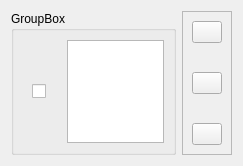
<?xml version="1.0" encoding="UTF-8"?>
<ui version="4.0">
 <class>ArgBase</class>
 <widget class="QWidget" name="ArgBase">
  <property name="enabled">
   <bool>true</bool>
  </property>
  <property name="geometry">
   <rect>
    <x>0</x>
    <y>0</y>
    <width>243</width>
    <height>166</height>
   </rect>
  </property>
  <property name="mouseTracking">
   <bool>false</bool>
  </property>
  <property name="windowTitle">
   <string>Form</string>
  </property>
  <property name="autoFillBackground">
   <bool>false</bool>
  </property>
  <layout class="QHBoxLayout" name="horizontalLayout">
   <item>
    <widget class="QGroupBox" name="groupBoxFormat">
     <property name="title">
      <string>GroupBox</string>
     </property>
     <layout class="QHBoxLayout" name="horizontalLayout_4">
      <item>
       <layout class="QHBoxLayout" name="horizontalLayout_3">
        <item>
         <widget class="QFrame" name="frameEnabled">
          <property name="maximumSize">
           <size>
            <width>40</width>
            <height>16777215</height>
           </size>
          </property>
          <property name="frameShape">
           <enum>QFrame::NoFrame</enum>
          </property>
          <property name="frameShadow">
           <enum>QFrame::Raised</enum>
          </property>
          <layout class="QVBoxLayout" name="verticalLayout_2">
           <item>
            <widget class="QCheckBox" name="checkBoxEnabled">
             <property name="text">
              <string/>
             </property>
            </widget>
           </item>
          </layout>
         </widget>
        </item>
        <item>
         <widget class="QWidget" name="widgetControl" native="true">
          <property name="sizePolicy">
           <sizepolicy hsizetype="MinimumExpanding" vsizetype="MinimumExpanding">
            <horstretch>0</horstretch>
            <verstretch>0</verstretch>
           </sizepolicy>
          </property>
         </widget>
        </item>
       </layout>
      </item>
      <item>
       <spacer name="horizontalSpacer">
        <property name="orientation">
         <enum>Qt::Horizontal</enum>
        </property>
        <property name="sizeHint" stdset="0">
         <size>
          <width>8</width>
          <height>20</height>
         </size>
        </property>
       </spacer>
      </item>
      <item>
       <widget class="QTextBrowser" name="textBrowserDescription">
        <property name="readOnly">
         <bool>false</bool>
        </property>
       </widget>
      </item>
     </layout>
    </widget>
   </item>
   <item>
    <widget class="QFrame" name="frameUpDownDelete">
     <property name="enabled">
      <bool>true</bool>
     </property>
     <property name="maximumSize">
      <size>
       <width>60</width>
       <height>16777215</height>
      </size>
     </property>
     <property name="frameShape">
      <enum>QFrame::StyledPanel</enum>
     </property>
     <property name="frameShadow">
      <enum>QFrame::Raised</enum>
     </property>
     <layout class="QHBoxLayout" name="horizontalLayout_2">
      <item>
       <layout class="QVBoxLayout" name="verticalLayout">
        <item>
         <widget class="QPushButton" name="pushButtonMoveUp">
          <property name="minimumSize">
           <size>
            <width>0</width>
            <height>0</height>
           </size>
          </property>
          <property name="maximumSize">
           <size>
            <width>30</width>
            <height>16777215</height>
           </size>
          </property>
          <property name="text">
           <string/>
          </property>
          <property name="icon">
           <iconset resource="../Images.qrc">
            <normaloff>:/new/prefix1/icons/PNG/onebit_30.png</normaloff>:/new/prefix1/icons/PNG/onebit_30.png</iconset>
          </property>
         </widget>
        </item>
        <item>
         <spacer name="verticalSpacer">
          <property name="orientation">
           <enum>Qt::Vertical</enum>
          </property>
          <property name="sizeHint" stdset="0">
           <size>
            <width>20</width>
            <height>40</height>
           </size>
          </property>
         </spacer>
        </item>
        <item>
         <widget class="QPushButton" name="pushButtonDeleteMe">
          <property name="maximumSize">
           <size>
            <width>30</width>
            <height>16777215</height>
           </size>
          </property>
          <property name="text">
           <string/>
          </property>
          <property name="icon">
           <iconset resource="../Images.qrc">
            <normaloff>:/new/prefix1/icons/PNG/onebit_33.png</normaloff>:/new/prefix1/icons/PNG/onebit_33.png</iconset>
          </property>
         </widget>
        </item>
        <item>
         <spacer name="verticalSpacer_2">
          <property name="orientation">
           <enum>Qt::Vertical</enum>
          </property>
          <property name="sizeHint" stdset="0">
           <size>
            <width>20</width>
            <height>40</height>
           </size>
          </property>
         </spacer>
        </item>
        <item>
         <widget class="QPushButton" name="pushButtonMoveDown">
          <property name="maximumSize">
           <size>
            <width>30</width>
            <height>16777215</height>
           </size>
          </property>
          <property name="text">
           <string/>
          </property>
          <property name="icon">
           <iconset resource="../Images.qrc">
            <normaloff>:/new/prefix1/icons/PNG/onebit_28.png</normaloff>:/new/prefix1/icons/PNG/onebit_28.png</iconset>
          </property>
         </widget>
        </item>
       </layout>
      </item>
     </layout>
    </widget>
   </item>
  </layout>
 </widget>
 <resources>
  <include location="../Images.qrc"/>
 </resources>
 <connections>
  <connection>
   <sender>checkBoxEnabled</sender>
   <signal>clicked(bool)</signal>
   <receiver>ArgBase</receiver>
   <slot>EnabledClicked(bool)</slot>
   <hints>
    <hint type="sourcelabel">
     <x>26</x>
     <y>73</y>
    </hint>
    <hint type="destinationlabel">
     <x>64</x>
     <y>143</y>
    </hint>
   </hints>
  </connection>
  <connection>
   <sender>pushButtonMoveUp</sender>
   <signal>clicked()</signal>
   <receiver>ArgBase</receiver>
   <slot>MoveUpOne()</slot>
   <hints>
    <hint type="sourcelabel">
     <x>261</x>
     <y>29</y>
    </hint>
    <hint type="destinationlabel">
     <x>288</x>
     <y>5</y>
    </hint>
   </hints>
  </connection>
  <connection>
   <sender>pushButtonMoveDown</sender>
   <signal>clicked()</signal>
   <receiver>ArgBase</receiver>
   <slot>MoveDownOne()</slot>
   <hints>
    <hint type="sourcelabel">
     <x>259</x>
     <y>114</y>
    </hint>
    <hint type="destinationlabel">
     <x>288</x>
     <y>139</y>
    </hint>
   </hints>
  </connection>
 </connections>
 <slots>
  <slot>EnabledClicked(bool)</slot>
  <slot>MoveUpOne()</slot>
  <slot>MoveDownOne()</slot>
  <slot>DeleteMe()</slot>
 </slots>
</ui>
